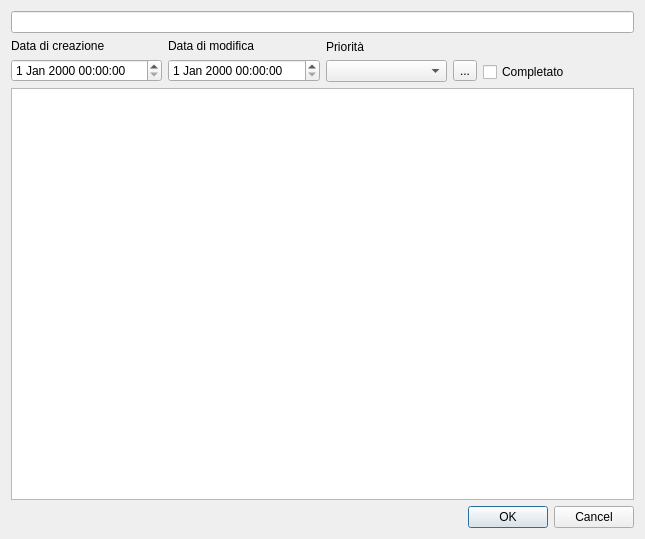
<?xml version="1.0" encoding="UTF-8"?>
<ui version="4.0">
 <class>TaskInfoDialog</class>
 <widget class="QDialog" name="TaskInfoDialog">
  <property name="geometry">
   <rect>
    <x>0</x>
    <y>0</y>
    <width>645</width>
    <height>539</height>
   </rect>
  </property>
  <property name="windowTitle">
   <string>Dialog</string>
  </property>
  <layout class="QVBoxLayout" name="verticalLayout_5">
   <item>
    <widget class="QLineEdit" name="lineEdit"/>
   </item>
   <item>
    <layout class="QHBoxLayout" name="horizontalLayout_2">
     <item>
      <layout class="QVBoxLayout" name="verticalLayout">
       <item>
        <widget class="QLabel" name="label">
         <property name="text">
          <string>Data di creazione</string>
         </property>
        </widget>
       </item>
       <item>
        <widget class="QDateTimeEdit" name="dateTimeEdit"/>
       </item>
      </layout>
     </item>
     <item>
      <layout class="QVBoxLayout" name="verticalLayout_2">
       <item>
        <widget class="QLabel" name="label_2">
         <property name="text">
          <string>Data di modifica</string>
         </property>
        </widget>
       </item>
       <item>
        <widget class="QDateTimeEdit" name="dateTimeEdit_2"/>
       </item>
      </layout>
     </item>
     <item>
      <layout class="QVBoxLayout" name="verticalLayout_4">
       <item>
        <widget class="QLabel" name="label_4">
         <property name="text">
          <string>Priorità</string>
         </property>
        </widget>
       </item>
       <item>
        <layout class="QHBoxLayout" name="horizontalLayout">
         <item>
          <widget class="QComboBox" name="comboBox"/>
         </item>
         <item>
          <widget class="QToolButton" name="toolButton">
           <property name="text">
            <string>...</string>
           </property>
          </widget>
         </item>
        </layout>
       </item>
      </layout>
     </item>
     <item>
      <layout class="QVBoxLayout" name="verticalLayout_3">
       <item>
        <widget class="QLabel" name="label_3">
         <property name="text">
          <string/>
         </property>
        </widget>
       </item>
       <item>
        <widget class="QCheckBox" name="checkBox">
         <property name="text">
          <string>Completato</string>
         </property>
        </widget>
       </item>
      </layout>
     </item>
    </layout>
   </item>
   <item>
    <widget class="QPlainTextEdit" name="plainTextEdit"/>
   </item>
   <item>
    <widget class="QDialogButtonBox" name="buttonBox">
     <property name="orientation">
      <enum>Qt::Horizontal</enum>
     </property>
     <property name="standardButtons">
      <set>QDialogButtonBox::Cancel|QDialogButtonBox::Ok</set>
     </property>
    </widget>
   </item>
  </layout>
 </widget>
 <resources/>
 <connections>
  <connection>
   <sender>buttonBox</sender>
   <signal>accepted()</signal>
   <receiver>TaskInfoDialog</receiver>
   <slot>accept()</slot>
   <hints>
    <hint type="sourcelabel">
     <x>248</x>
     <y>254</y>
    </hint>
    <hint type="destinationlabel">
     <x>157</x>
     <y>274</y>
    </hint>
   </hints>
  </connection>
  <connection>
   <sender>buttonBox</sender>
   <signal>rejected()</signal>
   <receiver>TaskInfoDialog</receiver>
   <slot>reject()</slot>
   <hints>
    <hint type="sourcelabel">
     <x>316</x>
     <y>260</y>
    </hint>
    <hint type="destinationlabel">
     <x>286</x>
     <y>274</y>
    </hint>
   </hints>
  </connection>
 </connections>
</ui>
